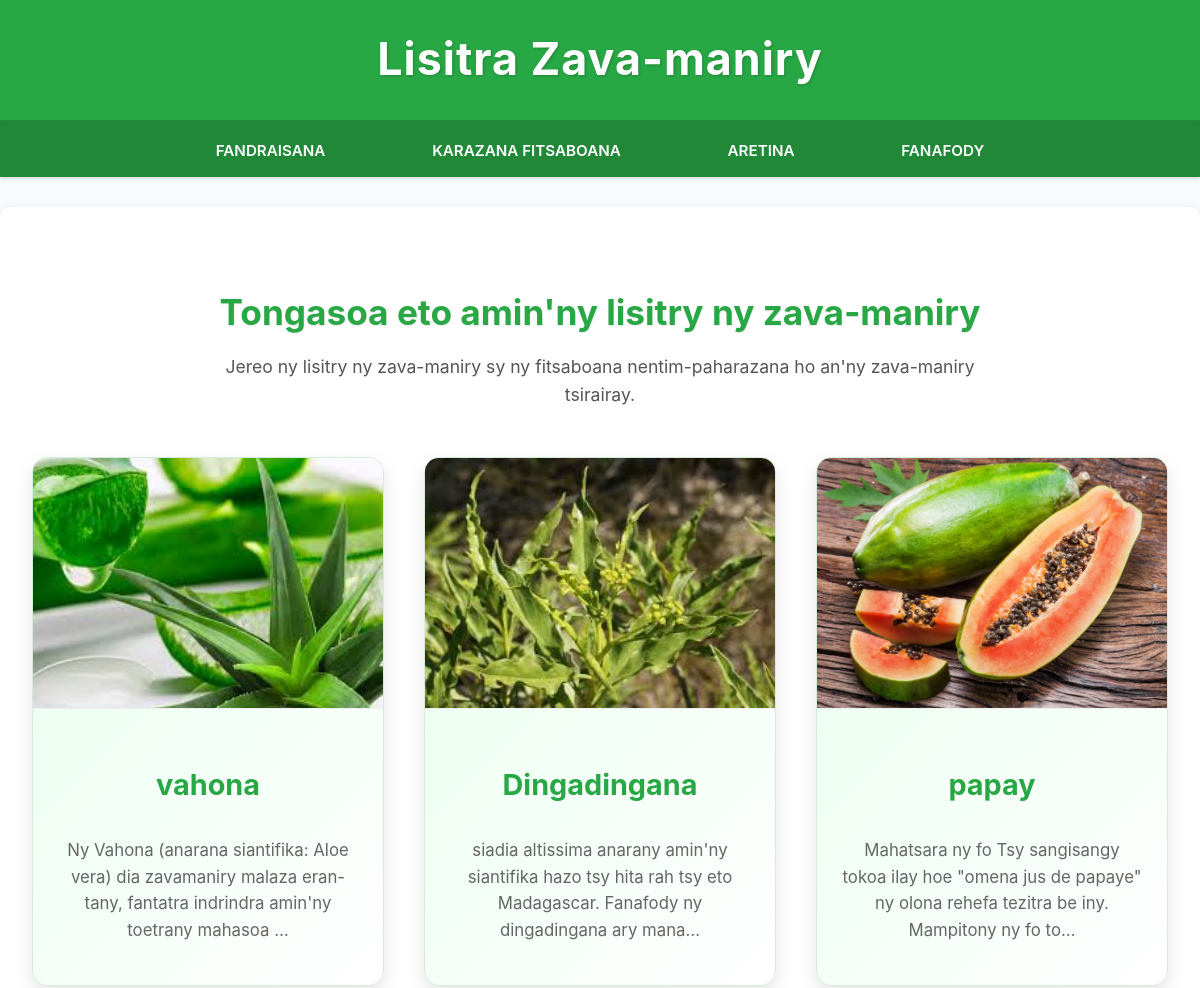
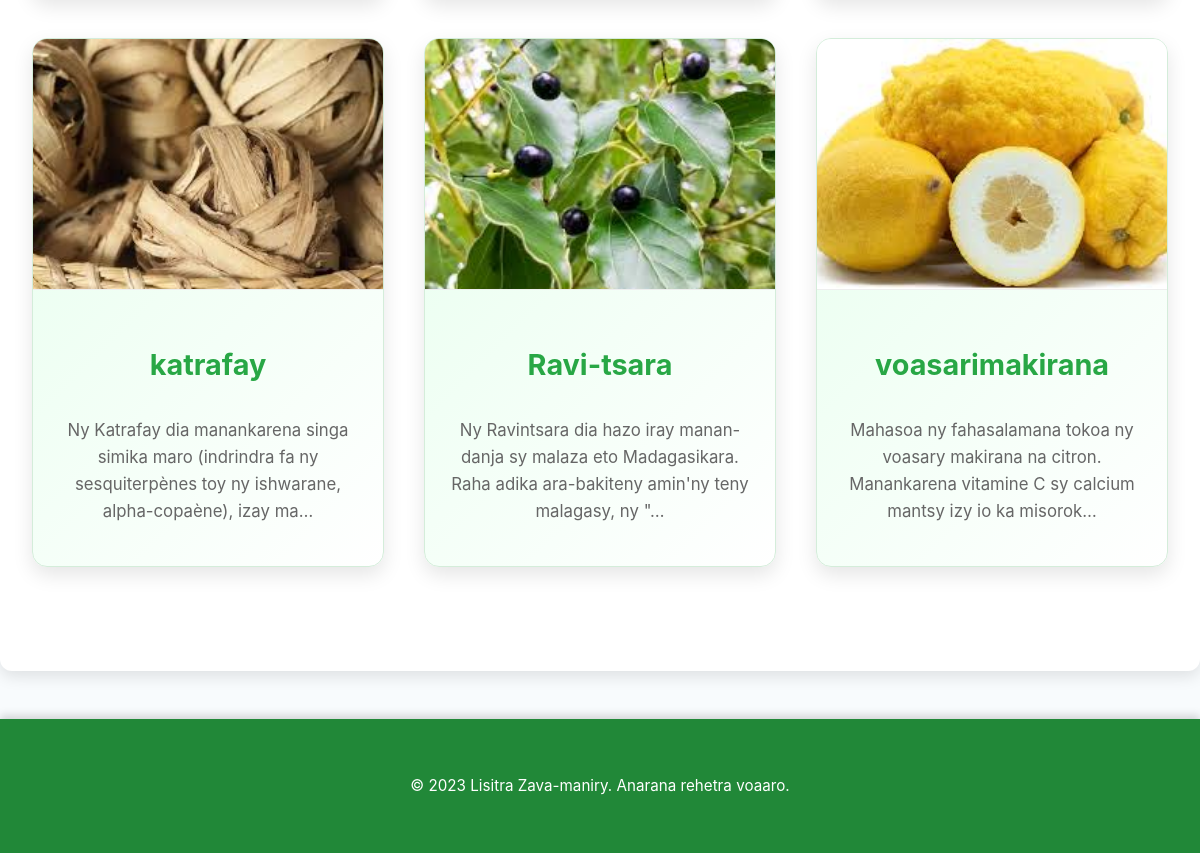
Page /zavamaniry/ on the committed database (2 pictures, top to bottom).
### fahasalamana/models.py (models this page shows, shortened)
class ZavaManiry(models.Model):
    anarana = models.CharField(max_length=200)
    famaritana = models.TextField()
    sary = models.ImageField(upload_to='sary_zava_maniry/', blank=True, null=True)
    aretina_tsaboina = models.ManyToManyField(Aretina, related_name='zava_maniry_tsaboina', blank=True)
    daty_nampidirana = models.DateTimeField(auto_now_add=True)

### fahasalamana/views.py (the view)
# urls.py: path('zavamaniry/', zavamaniry_list_view, name='zavamaniry_list'),
def zavamaniry_list_view(request):
    zavamaniry_list = ZavaManiry.objects.all().order_by('-daty_nampidirana')
    return render(request, 'zavamaniry_list.html', {'zavamaniry_list': zavamaniry_list})

### fahasalamana/templates/zavamaniry_list.html (shortened to what this page needs)
<!DOCTYPE html>
<html lang="mg">
<head>
</head>
<body>
    <header class="loham-pejy">
        <h1>Lisitra Zava-maniry</h1>
    </header>
    <nav class="sakafo-navigasiona">
        <ul>
            <li><a href="{% url 'fandraisana' %}">Fandraisana</a></li>
            <li><a href="{% url 'zavamaniry_list' %}">Karazana Fitsaboana</a></li>
            <li><a href="{% url 'aretina_list' %}">Aretina</a></li>
            <li><a href="{% url 'fanafody_list' %}">Fanafody</a></li>
        </ul>
    </nav>
    <main class="fizarana-fototra">
        <section class="loham-baventy">
            <h2>Tongasoa eto amin'ny lisitry ny zava-maniry</h2>
            <p>Jereo ny lisitry ny zava-maniry sy ny fitsaboana nentim-paharazana ho an'ny zava-maniry tsirairay.</p>
        </section>
        <section>
            <div class="karazana-aretina">
                {% for zavamaniry in zavamaniry_list %}
                <div class="kartely-aretina">
                    <a href="{% url 'zavamaniry_detail' zavamaniry.pk %}" style="text-decoration:none; color:inherit;">
                        {% if zavamaniry.sary %}
                            <img src="{{ zavamaniry.sary.url }}" alt="Sarin'i {{ zavamaniry.anarana }}" class="sary-aretina">
                        {% else %}
                            <div class="sary-aretina" style="background:#e0e0e0; display:flex; align-items:center; justify-content:center; color:#888; font-size:1.2em;">Tsy misy sary</div>
                        {% endif %}
                        <div class="fanoritry-kartely">
                            <h3 class="lohateny-kartely">{{ zavamaniry.anarana }}</h3>
                            <p>{{ zavamaniry.famaritana|default:"Tsy misy famaritana."|truncatechars:120 }}</p>
                        </div>
                    </a>
                </div>
                {% empty %}
                <p>Tsy misy zava-maniry hita.</p>
                {% endfor %}
            </div>
        </section>
    </main>
    <footer class="tongotra">
        <p>© 2023 Lisitra Zava-maniry. Anarana rehetra voaaro.</p>
    </footer>
</body>
</html>

### fahasalamana/templates/zavamaniry_list.html (style rules this page uses)
body { font-family: 'Inter', sans-serif; line-height: 1.6; margin: 0; padding: 0; background-color: #f8fbfd; color: #333; }
.loham-pejy { background-color: #28a745; color: white; padding: 1.5rem 0; text-align: center; border-bottom: 6px solid #218838; box-shadow: 0 4px 8px rgba(0, 0, 0, 0.15); }
.loham-pejy h1 { margin: 0; font-size: 2.8em; letter-spacing: 1px; text-shadow: 1px 1px 3px rgba(0, 0, 0, 0.2); }
.sakafo-navigasiona { background-color: #218838; padding: 0.8rem 0; text-align: center; box-shadow: 0 2px 5px rgba(0, 0, 0, 0.1); position: relative; z-index: 99; display: flex; justify-content: center; flex-wrap: wrap; }
.sakafo-navigasiona ul { list-style: none; padding: 0; margin: 0; display: flex; justify-content: center; flex-wrap: wrap; }
.sakafo-navigasiona li { margin: 0 15px; }
.sakafo-navigasiona a { color: white; text-decoration: none; margin: 0 1.2rem; padding: 0.7rem 1.2rem; border-radius: 25px; transition: background-color 0.3s ease, transform 0.2s ease; font-weight: 600; text-transform: uppercase; font-size: 0.95em; white-space: nowrap; }
.fizarana-fototra { padding: 3rem 2rem; max-width: 1200px; margin: 30px auto; background-color: #ffffff; border-radius: 12px; box-shadow: 0 6px 15px rgba(0, 0, 0, 0.1); }
.loham-baventy { text-align: center; margin-bottom: 3rem; }
.loham-baventy h2 { font-size: 2.2em; color: #28a745; margin-bottom: 0.8rem; text-shadow: 0.5px 0.5px 1px rgba(0, 0, 0, 0.1); }
.loham-baventy p { font-size: 1.1em; color: #555; max-width: 800px; margin: 0 auto; }
.karazana-aretina { display: grid; grid-template-columns: repeat(auto-fit, minmax(300px, 1fr)); gap: 2.5rem; margin-bottom: 3.5rem; justify-content: center; }
.kartely-aretina { background: linear-gradient(135deg, #e6ffed 0%, #ffffff 100%); border-radius: 15px; overflow: hidden; box-shadow: 0 8px 20px rgba(0, 0, 0, 0.1); transition: transform 0.4s ease, box-shadow 0.4s ease; border: 1px solid #d4edda; display: flex; flex-direction: column; text-align: center; }
.kartely-aretina a { text-decoration: none; color: inherit; display: block; height: 100%; padding-bottom: 1.5rem; }
.sary-aretina { width: 100%; height: 250px; object-fit: cover; border-bottom: 1px solid #eee; margin-bottom: 1rem; }
.fanoritry-kartely { padding: 0 1.5rem; flex-grow: 1; display: flex; flex-direction: column; justify-content: center; }
.lohateny-kartely { color: #28a745; margin-bottom: 0.75rem; font-size: 1.8em; font-weight: 700; text-align: center; }
.fanoritry-kartely p { font-size: 1.05em; color: #666; text-align: center; }
.tongotra { background-color: #218838; color: white; text-align: center; padding: 2.5rem 0; margin-top: 3rem; font-size: 0.95em; box-shadow: 0 -4px 8px rgba(0, 0, 0, 0.15); }

### rows in the picture
ZavaManiry: sary (picture), anarana "vahona", famaritana "Ny Vahona (anarana siantifika: Aloe vera) dia zavamaniry malaza eran-tany, fantatra indrindra amin'ny toetrany mahasoa …"
ZavaManiry: sary (picture), anarana "Dingadingana", famaritana "siadia altissima anarany amin'ny siantifika hazo tsy hita rah tsy eto Madagascar. Fanafody ny dingadingana ary mana…"
ZavaManiry: sary (picture), anarana "papay", famaritana "Mahatsara ny fo Tsy sangisangy tokoa ilay hoe \"omena jus de papaye\" ny olona rehefa tezitra be iny. Mampitony ny fo to…"
ZavaManiry: sary (picture), anarana "katrafay", famaritana "Ny Katrafay dia manankarena singa simika maro (indrindra fa ny sesquiterpènes toy ny ishwarane, alpha-copaène), izay ma…"
ZavaManiry: sary (picture), anarana "Ravi-tsara", famaritana "Ny Ravintsara dia hazo iray manan-danja sy malaza eto Madagasikara. Raha adika ara-bakiteny amin'ny teny malagasy, ny \"…"
ZavaManiry: sary (picture), anarana "voasarimakirana", famaritana "Mahasoa ny fahasalamana tokoa ny voasary makirana na citron. Manankarena vitamine C sy calcium mantsy izy io ka misorok…"
